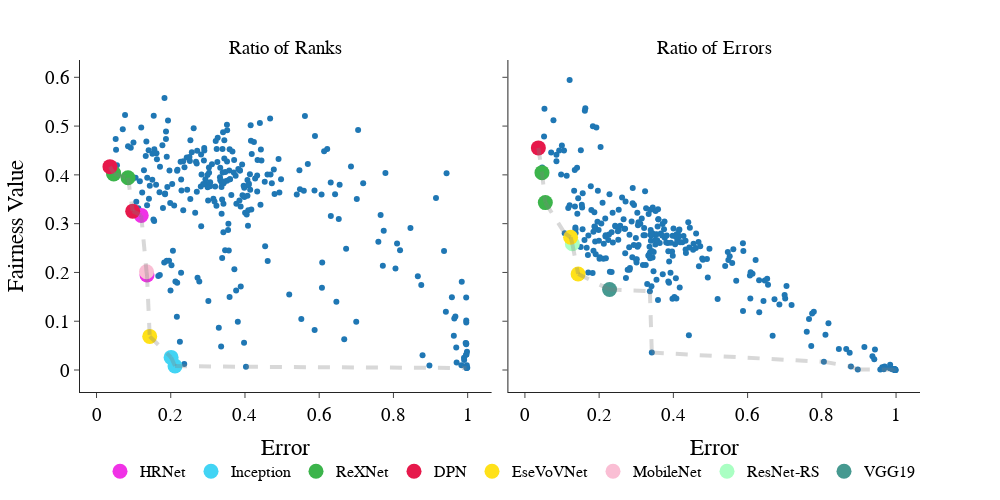

This figure's notebook cell:
### Code cell
df = merge(err_df, rank_ratio_df)
df = df.rename(columns={'Accuracy':'Error'})
df = merge(df, error_ratio_df)
df = df[df['epoch'] == 99]
df.drop('epoch', axis=1, inplace=True)

df = df.dropna()
df = df[df['Error']<1-1/(7636*2)]
df.loc[:,'model'] = df['index'].apply(lambda x: get_name_details(x)[1].split('_')[0])
df.drop('index', axis=1, inplace=True)
df = df.sort_values(by=['model'])
df = df.rename(columns={'Disparity':'Ratio of Ranks'})
df = df.rename(columns={'Metric':'Ratio of Errors'})
df_non_melt = df
df = df.melt(['model','Error'])


fig = px.scatter(df, x='Error', 
                 y='value', 
                 facet_col='variable',
                 template="simple_white",
                 width=1000, height= 500
            )

fig.update_layout(
    yaxis_title="Fairness Value",
#     yaxis_range=[0,.7],
#     xaxis_range=[0,.31],
    font=dict(
        family="Times New Roman",
        size=19,
        color="Black"
    )
)
# Get Pareto Fronts
p_ratio_ranks = np.array(preparePareto(df_non_melt[['Error','Ratio of Ranks']], False, False).dropna())
pareto_df_ranks = pd.merge(df, pd.DataFrame(p_ratio_ranks), 
                           right_on=[0,1], left_on=["Error","value"])
p_ratio_errors = np.array(preparePareto(df_non_melt[['Error','Ratio of Errors']], False, False).dropna())
pareto_df_error = pd.merge(df, pd.DataFrame(p_ratio_errors), 
                           right_on=[0,1], left_on=["Error","value"])

# # get a list of the models from both sides with error below 0.3
# p_models = list(set(list(set(pareto_df_error[pareto_df_error['Error']<0.3]['model'])) + \
# list(set(pareto_df_ranks[pareto_df_ranks['Error']<0.3]['model']))))
# n_colors = len(p_models)+2
# # turn those models into colors
# colors = px.colors.sample_colorscale("turbo", [n/(n_colors -1) for n in range(n_colors)])
# colors = {x:colors[i] for i, x in enumerate(p_models)}

# plot PFront for Ranks
for x, y in zip(p_ratio_ranks[:-1], p_ratio_ranks[1:]):
    fig.add_shape(type='line',
                x0=x[0],y0=x[1],x1=y[0],y1=y[1],
                line=dict(color='gray',width=4),line_dash='dash',
                xref='x',yref='y', col=1,row=1)
for model in set(pareto_df_ranks['model']):
    if max(pareto_df_ranks[pareto_df_ranks['model'] == model]['Error']) > 0.3:
        continue
    i = [x.lower()[:3] for x in plotted_models].index(model.lower()[:3])
    name = plotted_models[i]
    color = colors[i]
    fig.add_trace(go.Scatter(
        x=pareto_df_ranks[pareto_df_ranks['model'] == model]['Error'],
        y=pareto_df_ranks[pareto_df_ranks['model'] == model]['value'],
        mode='markers',
        name = name,
        marker_color = color,
        marker = dict(size=15),
    ), col=1,row=1)

# plot PFront for Error
for x, y in zip(p_ratio_errors[:-1], p_ratio_errors[1:]):
    fig.add_shape(type='line',
                x0=x[0],y0=x[1],x1=y[0],y1=y[1],
                line=dict(color='gray',width=4),line_dash='dash',
                xref='x',yref='y', col=2,row=1)
for model in set(pareto_df_error['model']):
    if max(pareto_df_error[pareto_df_error['model'] == model]['Error']) > 0.3:
        continue
    i = [x.lower()[:3] for x in plotted_models].index(model.lower()[:3])
    name = plotted_models[i]
    color = colors[i]
    fig.add_trace(go.Scatter(
        x=pareto_df_error[pareto_df_error['model'] == model]['Error'],
        y=pareto_df_error[pareto_df_error['model'] == model]['value'],
        mode='markers',
        name = name,
        marker_color = color,
        marker = dict(size=15),
    ), col=2,row=1)
    
fig.for_each_annotation(lambda a: a.update(text=a.text.split("=")[-1]))
fig.update_layout(legend=dict(
    orientation="h",
    yanchor="bottom",
    y=-.29,
    xanchor="right",
    x=1,
    font=dict(
        family="Times New Roman",
        size=16,
        color="Black"
    )
    )
)

names = set()
fig.for_each_trace(
    lambda trace:
        trace.update(showlegend=False)
        if (trace.name in names) else names.add(trace.name))


fig.show()
plotly.io.write_image(fig, 'app_ratios_full.png', format='png')

### Figure 1 — Plotly figure (JSON) as saved in the notebook; plotly's stock layout.template omitted (floating-point values rounded to 4 significant figures; data arrays with more than 128 entries replaced by an {"elided": "..."} marker saying what was removed)
{"data": [{"hovertemplate": "variable=Ratio of Ranks<br>Error=%{x}<br>value=%{y}<extra></extra>", "legendgroup": "", "marker": {"color": "#1F77B4", "symbol": "circle"}, "mode": "markers", "name": "", "orientation": "v", "showlegend": false, "type": "scatter", "x": {"elided": "283 float values"}, "xaxis": "x", "y": {"elided": "283 float values"}, "yaxis": "y"}, {"hovertemplate": "variable=Ratio of Errors<br>Error=%{x}<br>value=%{y}<extra></extra>", "legendgroup": "", "marker": {"color": "#1F77B4", "symbol": "circle"}, "mode": "markers", "name": "", "orientation": "v", "showlegend": false, "type": "scatter", "x": {"elided": "283 float values"}, "xaxis": "x2", "y": {"elided": "283 float values"}, "yaxis": "y2"}, {"marker": {"color": "#f032e6", "size": 15}, "mode": "markers", "name": "HRNet", "type": "scatter", "x": [0.136, 0.1205], "xaxis": "x", "y": [0.1949, 0.3169], "yaxis": "y"}, {"marker": {"color": "#42d4f4", "size": 15}, "mode": "markers", "name": "Inception", "type": "scatter", "x": [0.2115, 0.201], "xaxis": "x", "y": [0.008172, 0.02587], "yaxis": "y"}, {"marker": {"color": "#3cb44b", "size": 15}, "mode": "markers", "name": "ReXNet", "type": "scatter", "x": [0.04649, 0.08493, 0.04597], "xaxis": "x", "y": [0.4019, 0.394, 0.4037], "yaxis": "y"}, {"marker": {"color": "#e6194B", "size": 15}, "mode": "markers", "name": "DPN", "type": "scatter", "x": [0.0975, 0.03621], "xaxis": "x", "y": [0.3257, 0.4168], "yaxis": "y"}, {"marker": {"color": "#ffe119", "size": 15}, "mode": "markers", "name": "EseVoVNet", "type": "scatter", "x": [0.1433], "xaxis": "x", "y": [0.06891], "yaxis": "y"}, {"marker": {"color": "#fabed4", "size": 15}, "mode": "markers", "name": "MobileNet", "type": "scatter", "x": [0.1348], "xaxis": "x", "y": [0.2014], "yaxis": "y"}, {"marker": {"color": "#aaffc3", "size": 15}, "mode": "markers", "name": "ResNet-RS", "type": "scatter", "x": [0.1278], "xaxis": "x2", "y": [0.2587], "yaxis": "y2"}, {"marker": {"color": "#469990", "size": 15}, "mode": "markers", "name": "VGG19", "type": "scatter", "x": [0.2281], "xaxis": "x2", "y": [0.1649], "yaxis": "y2"}, {"marker": {"color": "#3cb44b", "size": 15}, "mode": "markers", "name": "ReXNet", "showlegend": false, "type": "scatter", "x": [0.055, 0.04597], "xaxis": "x2", "y": [0.3432, 0.4045], "yaxis": "y2"}, {"marker": {"color": "#e6194B", "size": 15}, "mode": "markers", "name": "DPN", "showlegend": false, "type": "scatter", "x": [0.03621], "xaxis": "x2", "y": [0.4553], "yaxis": "y2"}, {"marker": {"color": "#ffe119", "size": 15}, "mode": "markers", "name": "EseVoVNet", "showlegend": false, "type": "scatter", "x": [0.1433, 0.1231], "xaxis": "x2", "y": [0.1969, 0.2721], "yaxis": "y2"}], "layout": {"annotations": [{"font": {}, "showarrow": false, "text": "Ratio of Ranks", "x": 0.245, "xanchor": "center", "xref": "paper", "y": 1, "yanchor": "bottom", "yref": "paper"}, {"font": {}, "showarrow": false, "text": "Ratio of Errors", "x": 0.755, "xanchor": "center", "xref": "paper", "y": 1, "yanchor": "bottom", "yref": "paper"}], "font": {"color": "Black", "family": "Times New Roman", "size": 19}, "height": 500, "legend": {"font": {"color": "Black", "family": "Times New Roman", "size": 16}, "orientation": "h", "tracegroupgap": 0, "x": 1, "xanchor": "right", "y": -0.29, "yanchor": "bottom"}, "margin": {"t": 60}, "shapes": [{"line": {"color": "gray", "dash": "dash", "width": 4}, "type": "line", "x0": 0.03621, "x1": 0.04597, "xref": "x", "y0": 0.4168, "y1": 0.4037, "yref": "y"}, {"line": {"color": "gray", "dash": "dash", "width": 4}, "type": "line", "x0": 0.04597, "x1": 0.04649, "xref": "x", "y0": 0.4037, "y1": 0.4019, "yref": "y"}, {"line": {"color": "gray", "dash": "dash", "width": 4}, "type": "line", "x0": 0.04649, "x1": 0.08493, "xref": "x", "y0": 0.4019, "y1": 0.394, "yref": "y"}, {"line": {"color": "gray", "dash": "dash", "width": 4}, "type": "line", "x0": 0.08493, "x1": 0.0975, "xref": "x", "y0": 0.394, "y1": 0.3257, "yref": "y"}, {"line": {"color": "gray", "dash": "dash", "width": 4}, "type": "line", "x0": 0.0975, "x1": 0.1205, "xref": "x", "y0": 0.3257, "y1": 0.3169, "yref": "y"}, {"line": {"color": "gray", "dash": "dash", "width": 4}, "type": "line", "x0": 0.1205, "x1": 0.1348, "xref": "x", "y0": 0.3169, "y1": 0.2014, "yref": "y"}, {"line": {"color": "gray", "dash": "dash", "width": 4}, "type": "line", "x0": 0.1348, "x1": 0.136, "xref": "x", "y0": 0.2014, "y1": 0.1949, "yref": "y"}, {"line": {"color": "gray", "dash": "dash", "width": 4}, "type": "line", "x0": 0.136, "x1": 0.1433, "xref": "x", "y0": 0.1949, "y1": 0.06891, "yref": "y"}, {"line": {"color": "gray", "dash": "dash", "width": 4}, "type": "line", "x0": 0.1433, "x1": 0.201, "xref": "x", "y0": 0.06891, "y1": 0.02587, "yref": "y"}, {"line": {"color": "gray", "dash": "dash", "width": 4}, "type": "line", "x0": 0.201, "x1": 0.2115, "xref": "x", "y0": 0.02587, "y1": 0.008172, "yref": "y"}, {"line": {"color": "gray", "dash": "dash", "width": 4}, "type": "line", "x0": 0.2115, "x1": 0.4026, "xref": "x", "y0": 0.008172, "y1": 0.006588, "yref": "y"}, {"line": {"color": "gray", "dash": "dash", "width": 4}, "type": "line", "x0": 0.4026, "x1": 0.997, "xref": "x", "y0": 0.006588, "y1": 0.00407, "yref": "y"}, {"line": {"color": "gray", "dash": "dash", "width": 4}, "type": "line", "x0": 0.03621, "x1": 0.04597, "xref": "x2", "y0": 0.4553, "y1": 0.4045, "yref": "y2"}, {"line": {"color": "gray", "dash": "dash", "width": 4}, "type": "line", "x0": 0.04597, "x1": 0.055, "xref": "x2", "y0": 0.4045, "y1": 0.3432, "yref": "y2"}, {"line": {"color": "gray", "dash": "dash", "width": 4}, "type": "line", "x0": 0.055, "x1": 0.1072, "xref": "x2", "y0": 0.3432, "y1": 0.2805, "yref": "y2"}, {"line": {"color": "gray", "dash": "dash", "width": 4}, "type": "line", "x0": 0.1072, "x1": 0.1231, "xref": "x2", "y0": 0.2805, "y1": 0.2721, "yref": "y2"}, {"line": {"color": "gray", "dash": "dash", "width": 4}, "type": "line", "x0": 0.1231, "x1": 0.1278, "xref": "x2", "y0": 0.2721, "y1": 0.2587, "yref": "y2"}, {"line": {"color": "gray", "dash": "dash", "width": 4}, "type": "line", "x0": 0.1278, "x1": 0.1433, "xref": "x2", "y0": 0.2587, "y1": 0.1969, "yref": "y2"}, {"line": {"color": "gray", "dash": "dash", "width": 4}, "type": "line", "x0": 0.1433, "x1": 0.2281, "xref": "x2", "y0": 0.1969, "y1": 0.1649, "yref": "y2"}, {"line": {"color": "gray", "dash": "dash", "width": 4}, "type": "line", "x0": 0.2281, "x1": 0.3367, "xref": "x2", "y0": 0.1649, "y1": 0.1616, "yref": "y2"}, {"line": {"color": "gray", "dash": "dash", "width": 4}, "type": "line", "x0": 0.3367, "x1": 0.3419, "xref": "x2", "y0": 0.1616, "y1": 0.03574, "yref": "y2"}, {"line": {"color": "gray", "dash": "dash", "width": 4}, "type": "line", "x0": 0.3419, "x1": 0.8055, "xref": "x2", "y0": 0.03574, "y1": 0.01677, "yref": "y2"}, {"line": {"color": "gray", "dash": "dash", "width": 4}, "type": "line", "x0": 0.8055, "x1": 0.8785, "xref": "x2", "y0": 0.01677, "y1": 0.00713, "yref": "y2"}, {"line": {"color": "gray", "dash": "dash", "width": 4}, "type": "line", "x0": 0.8785, "x1": 0.8969, "xref": "x2", "y0": 0.00713, "y1": 0.0008757, "yref": "y2"}, {"line": {"color": "gray", "dash": "dash", "width": 4}, "type": "line", "x0": 0.8969, "x1": 0.9957, "xref": "x2", "y0": 0.0008757, "y1": 0.0007895, "yref": "y2"}, {"line": {"color": "gray", "dash": "dash", "width": 4}, "type": "line", "x0": 0.9957, "x1": 0.9961, "xref": "x2", "y0": 0.0007895, "y1": 0.0007892, "yref": "y2"}, {"line": {"color": "gray", "dash": "dash", "width": 4}, "type": "line", "x0": 0.9961, "x1": 0.997, "xref": "x2", "y0": 0.0007892, "y1": 0.0007884, "yref": "y2"}, {"line": {"color": "gray", "dash": "dash", "width": 4}, "type": "line", "x0": 0.997, "x1": 0.9977, "xref": "x2", "y0": 0.0007884, "y1": 0.0001313, "yref": "y2"}, {"line": {"color": "gray", "dash": "dash", "width": 4}, "type": "line", "x0": 0.9977, "x1": 0.9982, "xref": "x2", "y0": 0.0001313, "y1": 0, "yref": "y2"}, {"line": {"color": "gray", "dash": "dash", "width": 4}, "type": "line", "x0": 0.9982, "x1": 0.999, "xref": "x2", "y0": 0, "y1": 0, "yref": "y2"}], "width": 1000, "xaxis": {"anchor": "y", "domain": [0, 0.49], "title": {"text": "Error"}}, "xaxis2": {"anchor": "y2", "domain": [0.51, 1], "matches": "x", "title": {"text": "Error"}}, "yaxis": {"anchor": "x", "domain": [0, 1], "title": {"text": "Fairness Value"}}, "yaxis2": {"anchor": "x2", "domain": [0, 1], "matches": "y", "showticklabels": false}}}
